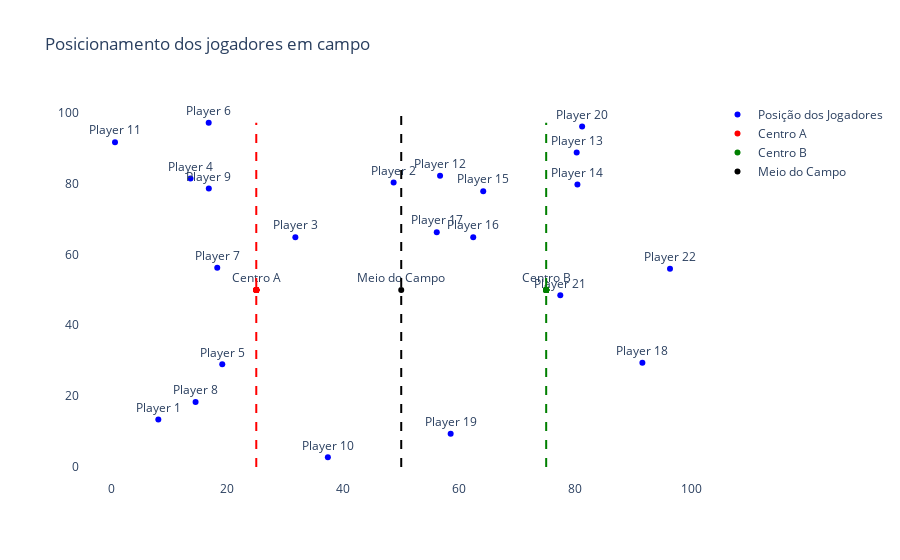

Notebook cell for this chart:
### Markdown cell above
# visualização da posição dos jogadores em campo

### Code cell
# Create the figure
fig = go.Figure()

# Add the first scatter plot (blue dots) with labels for each point
fig.add_trace(go.Scatter(
    x=df_jogadores['Player_Position_X'],
    y=df_jogadores['Player_Position_Y'],
    mode='markers+text',  # Use markers and add text labels
    name='Posição dos Jogadores',
    marker=dict(color='blue'),
    text=[f"Player {i+1}" for i in df_jogadores['Unnamed: 0']],  # Labels for each point
    textposition='top center'  # Position of the text
))

# Add the second scatter plot (red dots) with labels for each point
fig.add_trace(go.Scatter(
    x=df_jogadores['Center_Side_A_X'],
    y=df_jogadores['Center_Side_A_Y'],
    mode='markers+text',  # Use markers and add text labels
    name='Centro A',
    marker=dict(color='red'),
    text=['Centro A'],  # Label for this point
    textposition='top center'  # Position of the text
))

# Add the third scatter plot (green dots) with labels for each point
fig.add_trace(go.Scatter(
    x=df_jogadores['Center_Side_B_X'],
    y=df_jogadores['Center_Side_B_Y'],
    mode='markers+text',  # Use markers and add text labels
    name='Centro B',
    marker=dict(color='green'),
    text=['Centro B'],  # Label for this point
    textposition='top center'  # Position of the text
))

# Add the second scatter plot (red dots) with labels for each point
fig.add_trace(go.Scatter(
    x=np.array(50),
    y=np.array(50),
    mode='markers+text',  # Use markers and add text labels
    name='Meio do Campo',
    marker=dict(color='black'),
    text=['Meio do Campo'],  # Label for this point
    textposition='top center'  # Position of the text
))


# Add vertical lines at Center_Side_A_X and Center_Side_B_X
fig.add_shape(
    go.layout.Shape(
        type="line",  # Type of shape is a line
        x0=df_jogadores['Center_Side_A_X'][0],  # X position for Center A
        y0=0,  # Starting y position
        x1=df_jogadores['Center_Side_A_X'][0],  # Same x position for the vertical line
        y1=max(df_jogadores['Player_Position_Y']),  # Ending y position
        line=dict(color="red", dash="dash")  # Line color and style
    )
)

fig.add_shape(
    go.layout.Shape(
        type="line",  # Type of shape is a line
        x0=df_jogadores['Center_Side_B_X'][0],  # X position for Center B
        y0=0,  # Starting y position
        x1=df_jogadores['Center_Side_B_X'][0],  # Same x position for the vertical line
        y1=max(df_jogadores['Player_Position_Y']),  # Ending y position
        line=dict(color="green", dash="dash")  # Line color and style
    )
)

fig.add_shape(
    go.layout.Shape(
        type="line",  # Type of shape is a line
        x0=50,  # X position for Center B
        y0=0,  # Starting y position
        x1=50,  # Same x position for the vertical line
        y1=100,  # Ending y position
        line=dict(color="black", dash="dash")  # Line color and style
    )
)

# Add title to the plot
fig.update_layout(title="Posicionamento dos jogadores em campo")

# Remove background color (make transparent)
fig.update_layout(
    plot_bgcolor='rgba(0, 0, 0, 0)',  # Transparent background for the plot area
    paper_bgcolor='rgba(0, 0, 0, 0)'  # Transparent background for the whole figure
)

# Show the figure
fig.show()

### Figure 1 — Plotly figure (JSON) as saved in the notebook; plotly's stock layout.template omitted (floating-point values rounded to 4 significant figures)
{"data": [{"marker": {"color": "blue"}, "mode": "markers+text", "name": "Posição dos Jogadores", "text": ["Player 1", "Player 2", "Player 3", "Player 4", "Player 5", "Player 6", "Player 7", "Player 8", "Player 9", "Player 10", "Player 11", "Player 12", "Player 13", "Player 14", "Player 15", "Player 16", "Player 17", "Player 18", "Player 19", "Player 20", "Player 21", "Player 22"], "textposition": "top center", "type": "scatter", "x": [8.107, 48.69, 31.74, 13.65, 19.13, 16.79, 18.27, 14.53, 16.81, 37.35, 0.6349, 56.7, 80.26, 80.39, 64.14, 62.42, 56.13, 91.59, 58.53, 81.2, 77.43, 96.36], "y": [13.36, 80.31, 64.87, 81.46, 28.99, 97.19, 56.27, 18.32, 78.66, 2.737, 91.7, 82.2, 88.82, 79.76, 77.86, 64.9, 66.3, 29.39, 9.402, 96.14, 48.47, 55.96]}, {"marker": {"color": "red"}, "mode": "markers+text", "name": "Centro A", "text": ["Centro A"], "textposition": "top center", "type": "scatter", "x": [25.0, 25.0, 25.0, 25.0, 25.0, NaN, 25.0, 25.0, 25.0, 25.0, 25.0, 25.0, 25.0, 25.0, NaN, 25.0, 25.0, 25.0, 25.0, 25.0, 25.0, 25.0], "y": [50.0, 50.0, NaN, 50.0, 50.0, 50.0, 50.0, 50.0, 50.0, 50.0, 50.0, 50.0, 50.0, 50.0, 50.0, 50.0, NaN, 50.0, 50.0, 50.0, 50.0, 50.0]}, {"marker": {"color": "green"}, "mode": "markers+text", "name": "Centro B", "text": ["Centro B"], "textposition": "top center", "type": "scatter", "x": [75, 75, 75, 75, 75, 75, 75, 75, 75, 75, 75, 75, 75, 75, 75, 75, 75, 75, 75, 75, 75, 75], "y": [50, 50, 50, 50, 50, 50, 50, 50, 50, 50, 50, 50, 50, 50, 50, 50, 50, 50, 50, 50, 50, 50]}, {"marker": {"color": "black"}, "mode": "markers+text", "name": "Meio do Campo", "text": ["Meio do Campo"], "textposition": "top center", "type": "scatter", "x": [50], "y": [50]}], "layout": {"paper_bgcolor": "rgba(0, 0, 0, 0)", "plot_bgcolor": "rgba(0, 0, 0, 0)", "shapes": [{"line": {"color": "red", "dash": "dash"}, "type": "line", "x0": 25, "x1": 25, "y0": 0, "y1": 97.19}, {"line": {"color": "green", "dash": "dash"}, "type": "line", "x0": 75, "x1": 75, "y0": 0, "y1": 97.19}, {"line": {"color": "black", "dash": "dash"}, "type": "line", "x0": 50, "x1": 50, "y0": 0, "y1": 100}], "title": {"text": "Posicionamento dos jogadores em campo"}}}
